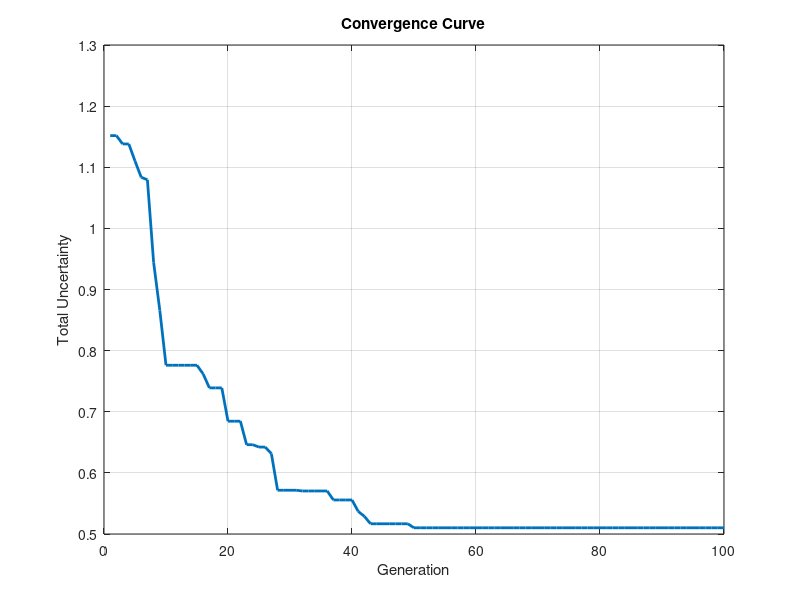

Write the MATLAB code that produced this figure.
function SingleWave()
% Kindly follow the latest Release... This code was developed from scratch
% to illustrate the Single Wave Optimality Principle with a randomly generated
% dataset. This code is intended solely to
% facilitate the reproducibility of the method.
% 
% If you utilize this code, please cite the following paper:
% 
% Qais Yousef, Pu Li. Synaptic plasticity-based regularizer for artificial 
% neural networks, 29 March 2024, PREPRINT (Version 1) available at 
% Research Square [https://doi.org/10.21203/rs.3.rs-4114689/v1]
% 
% Additionally, please note that a comprehensive, tested package will be
% released soon.
% 
% Qais Yousef 
% 06.01.2025

    % Parameters
    m = 5; % Number of rows
    n = 5; % Number of columns
    c = 0.5; % Discount factor, 0 < c < 1
    maxGenerations = 100;
    populationSize = 50;
    
    % Initialize matrix M with random values
    M = rand(m, n);
    
    % Define uncertainty function
    p = @(x) abs(x - 0.5); % Example uncertainty function
    
    % Store convergence information
    convergence = zeros(maxGenerations, 1);

    % Evolutionary Algorithm
    for j = 2:n
        % Initialize population for column j
        P = rand(populationSize, m);
        
        for gen = 1:maxGenerations
            % Evaluate fitness
            fitness = zeros(populationSize, 1);
            for k = 1:populationSize
                fitness(k) = sum(p(c * P(k, :)' + (1 - c) * M(:, j-1)));
            end
            
            % Record the best fitness for convergence plot
            if j == 2
                convergence(gen) = min(fitness);
            else
                convergence(gen) = convergence(gen) + min(fitness);
            end
            
            % Selection
            [~, idx] = sort(fitness);
            selectedP = P(idx(1:populationSize/2), :);
            
            % Crossover and Mutation
            newP = selectedP;
            for k = 1:(populationSize/2)
                % Crossover
                if rand < 0.8 % Crossover probability
                    parent1 = selectedP(randi([1, populationSize/2]), :);
                    parent2 = selectedP(randi([1, populationSize/2]), :);
                    crossPoint = randi([1, m]);
                    newP(end+k, :) = [parent1(1:crossPoint), parent2(crossPoint+1:end)];
                end
                % Mutation
                if rand < 0.2 % Mutation probability
                    newP(end+k, randi([1, m])) = rand;
                end
            end
            P = [selectedP; newP((populationSize/2)+1:end, :)];
        end
        
        % Update matrix M with optimal solutions
        M(:, j) = P(1, :)';
    end
    
    % Calculate overall uncertainty
    totalUncertainty = 0;
    for j = 2:n
        for i = 1:m
            totalUncertainty = totalUncertainty + p(c * M(i, j) + (1 - c) * M(i, j-1));
        end
    end
    
    % Display results
    disp('Optimized Matrix M:');
    disp(M);
    disp('Total Uncertainty:');
    disp(totalUncertainty);
    
    % Plot convergence curve
    figure;
    plot(1:maxGenerations, convergence, 'LineWidth', 2);
    title('Convergence Curve');
    xlabel('Generation');
    ylabel('Total Uncertainty');
    grid on;
end
